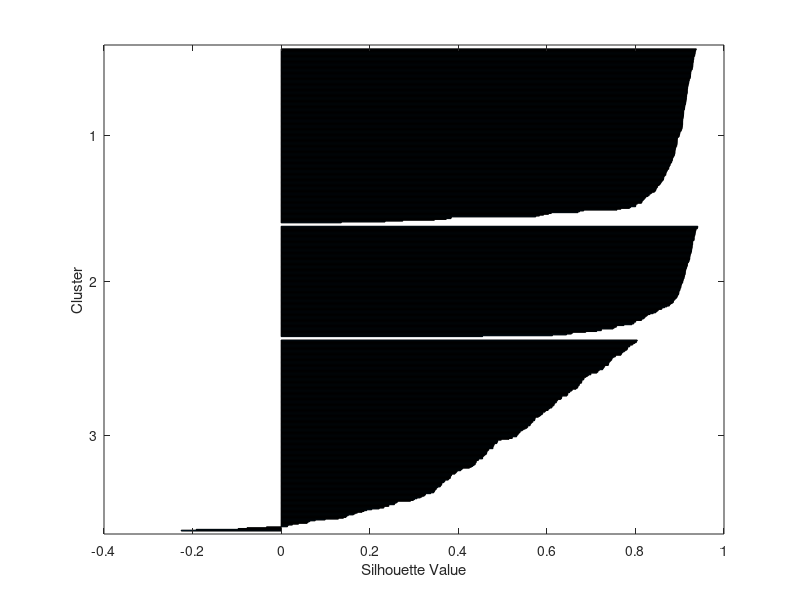
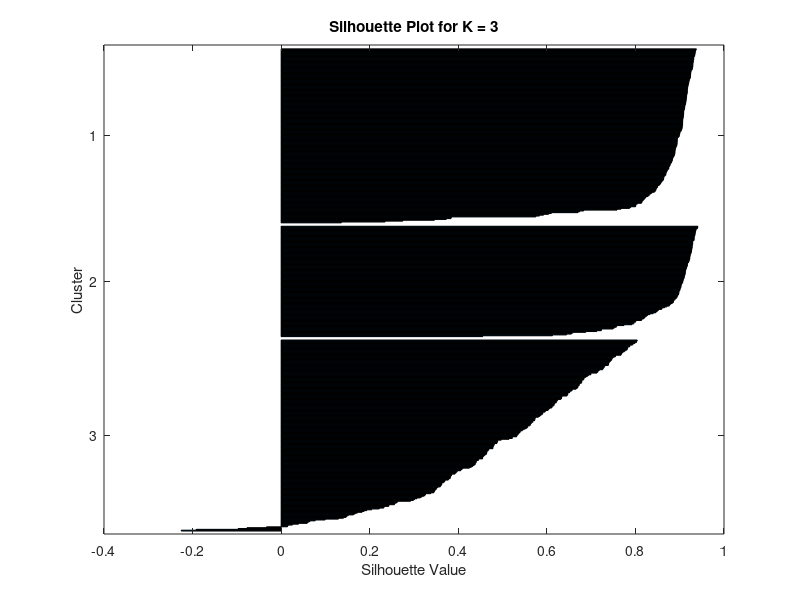
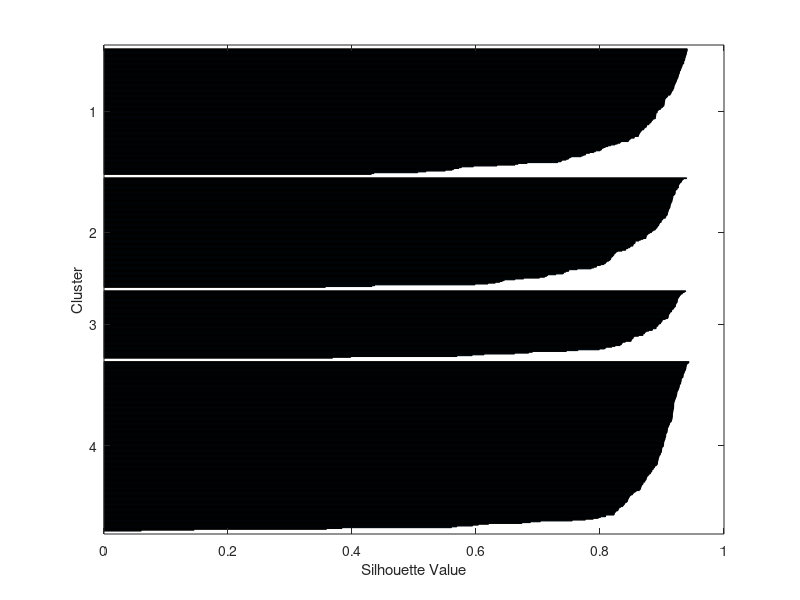
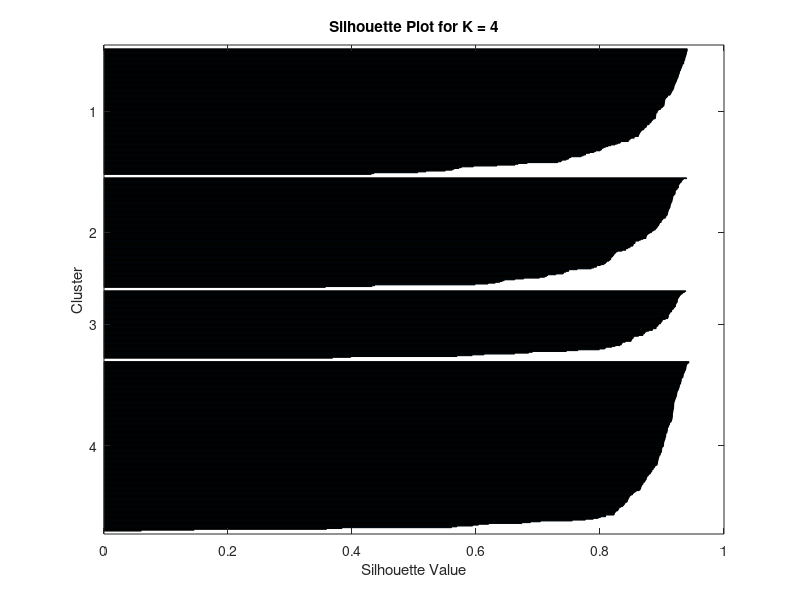

Reproduce these figures in MATLAB, in order.
% Clear Command Window,Clear Workspace Variables,
%
clc,clear all,close all;;

% QUESTION 1
load('kmeansdata.mat'); %Load The Dataset

% ---------------------------------------------------------------------
% QUESTION 2
% set the range of K_values that values are 3,4,5
k_values = 3:5;

% Initialize an array to the store in silhouette socres
cluster_scores = zeros(size(k_values));

% Iterate through different values of k
for i = 1:length(k_values)
    k = k_values(i); 
    
     % Perform of K-means clustering
    [cluster_indices, centroids] = kmeans(X, k); 
    % Compute silhouette scores
    s = silhouette(X, cluster_indices);
    
    % Calculate of mean silhouette score for the current k value
    cluster_scores(i) = mean(s);
    
    figure; %plot in the silhouette score
    silhouette(X, cluster_indices);
    title(['Silhouette Plot for K = ' num2str(k)]);
end

% -------------------------------------------------------------
% QUESTION 3
% PRINT the main silhouette score fpr each values of K
fprintf('Mean silhouette scores for each K:\n');
for i = 1:length(k_values)
    fprintf('K = %d: %.3f\n', k_values(i), cluster_scores(i));
end


% find the index of the maxsimum mean silhouette score
[~,max_index] = max(cluster_scores);

% print the best number of clusters
fprintf('The best number of clusters %d\n', k_values(max_index))
% plot the mean silhouette scores as a function of K
plot(k_values,cluster_scores,'-o')
xlabel('Number of clusters (k=3,4 and 5)')
ylabel('Mean silhouette score')


% -------------------------------------------------------------------------
% QUESTION 4

% Set the range of k values to evaluate
k_values = 3:5;
% Loop over the different values of k
for k = k_values
    % PERFORM OF THE K-MEANS CLUSTERING WITH T CURRENT  K VALUE
    [cluster_indices, centroids] = kmeans(X, k);

    % PLOT OF THE DATA POINTS WITH DIFFERENT COLORS FOR EACH CLUSTER
    figure;
    gscatter(X(:,1), X(:,2), cluster_indices, 'rgbcmy', 'o', 7)

    % PLOT THE CLUSTER CENTROIDS
    hold on;
    plot(centroids(:,1), centroids(:,2), 'kx', 'MarkerSize', 15, 'LineWidth', 3)

    title(sprintf('kmeans clustering for k = %d', k));

    % ADD LEGEND
    legend_strings = cell(1, k);
    for i = 1:k
        legend_strings{i} = sprintf('Cluster %d', i);
    end
    legend(legend_strings); % Add legend to the plot using the generated labels

    % ADD AXIS LABELS
    xlabel('X Value');  % X Axis
    ylabel('Y Value');  % Y Axis


    % LABEL CENTROIDS WITH X-COORDINATES
    for i = 1:size(centroids, 1)
        text(centroids(i, 1), centroids(i, 2), sprintf('X: %.2f', centroids(i, 1)), 'Color', 'black', 'FontSize', 8)
    end

    hold off;
end
% ------------------------------------------------------------
% QUESTION 5
% THE BEST NUMBER OF CLUSTER IS K=4 (MORE DETAILS EXPLAIN IT IN DOCUMENT)